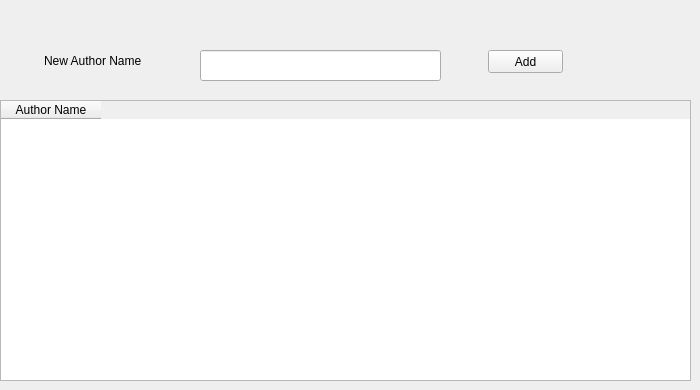
      <widget class="QWidget" name="tab_10">
       <attribute name="title">
        <string>Author</string>
       </attribute>
       <widget class="QPushButton" name="pushButton_15">
        <property name="geometry">
         <rect>
          <x>488</x>
          <y>50</y>
          <width>75</width>
          <height>23</height>
         </rect>
        </property>
        <property name="text">
         <string>Add</string>
        </property>
       </widget>
       <widget class="QLabel" name="label_27">
        <property name="geometry">
         <rect>
          <x>44</x>
          <y>50</y>
          <width>151</width>
          <height>21</height>
         </rect>
        </property>
        <property name="text">
         <string>New Author Name</string>
        </property>
       </widget>
       <widget class="QTableWidget" name="tableWidget_3">
        <property name="geometry">
         <rect>
          <x>0</x>
          <y>100</y>
          <width>691</width>
          <height>281</height>
         </rect>
        </property>
        <column>
         <property name="text">
          <string>Author Name</string>
         </property>
        </column>
       </widget>
       <widget class="QLineEdit" name="lineEdit_22">
        <property name="geometry">
         <rect>
          <x>200</x>
          <y>50</y>
          <width>241</width>
          <height>31</height>
         </rect>
        </property>
       </widget>
      </widget>
